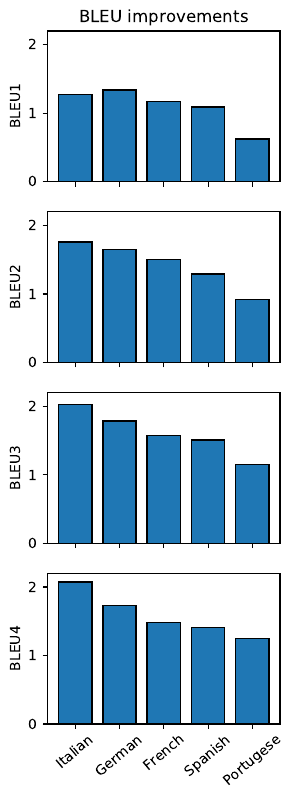

Source code (Python):
import numpy as np 
import pandas as pd
import matplotlib.pyplot as plt

df = pd.read_csv('bleu.csv')

fig, ax = plt.subplots(nrows = 4, ncols = 1, sharex = True, sharey = True, figsize = (3, 9))
for i, b in enumerate(['BLEU1','BLEU2','BLEU3','BLEU4']):
    plotdf = df.pivot(index='Language', columns='Model', values = b)[['Attention','Deep Attention']]
    plotdf = plotdf.loc[['Italian','German','French','Spanish','Portugese']]
    plotdf['Deep Attention'] = plotdf['Deep Attention'].values - plotdf['Attention'].values
    plotdf = plotdf[['Deep Attention']]
    
    plotdf.plot(kind = 'bar', ax = ax[i], rot = 40, width = 0.75, edgecolor='k')
    ax[i].set_xlabel('')
    ax[i].set_ylabel(b)
    ax[i].get_legend().remove()

ax[0].set_ylim((0, 2.2))
ax[0].set_yticks([0, 1, 2])
ax[0].set_title('BLEU improvements')
plt.savefig('barplot.pdf',bbox_inches='tight')
